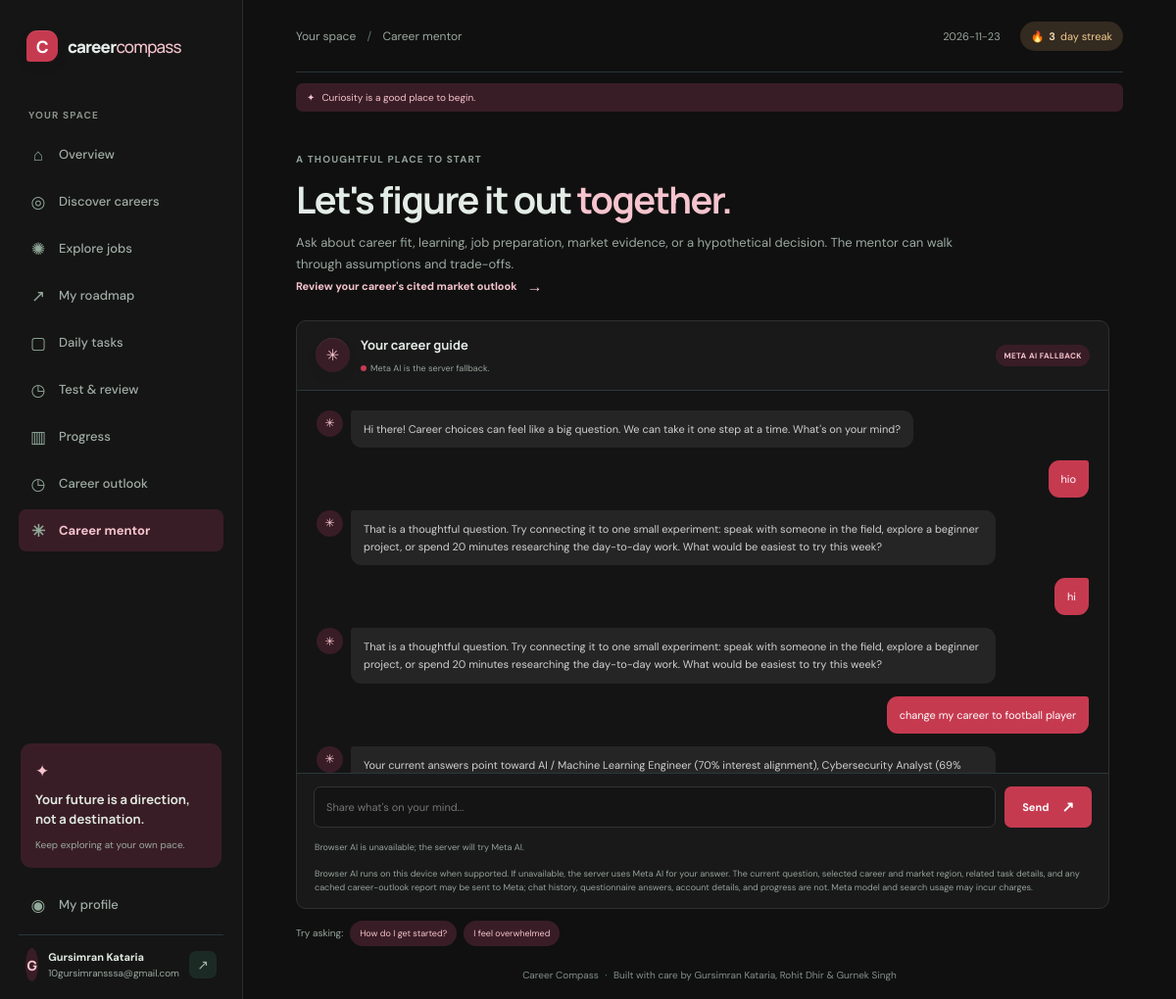
The page /mentor (signed in) on the database its author committed.
### tables this page shows
CREATE TABLE users (
            id INTEGER PRIMARY KEY AUTOINCREMENT,
            display_name TEXT NOT NULL,
            email TEXT NOT NULL UNIQUE COLLATE NOCASE,
            password_hash TEXT NOT NULL,
            theme TEXT NOT NULL DEFAULT 'dark' CHECK (theme IN ('dark', 'light')),
            created_at TEXT NOT NULL
        , accent_color TEXT NOT NULL DEFAULT 'green', market_country TEXT NOT NULL DEFAULT 'IN');

CREATE TABLE user_progress (
            user_id INTEGER PRIMARY KEY REFERENCES users(id) ON DELETE CASCADE,
            xp INTEGER NOT NULL DEFAULT 0,
            streak INTEGER NOT NULL DEFAULT 0,
            last_active TEXT,
            selected_career TEXT
        );

CREATE TABLE mentor_messages (
            id INTEGER PRIMARY KEY AUTOINCREMENT,
            user_id INTEGER NOT NULL REFERENCES users(id) ON DELETE CASCADE,
            role TEXT NOT NULL CHECK (role IN ('user', 'mentor')),
            message TEXT NOT NULL,
            sources TEXT NOT NULL DEFAULT '[]',
            intent TEXT,
            created_at TEXT NOT NULL
        );

### app.py (the view, shortened to what this page needs)
@app.route("/mentor", methods=["GET", "POST"])
@login_required
def mentor():
    database = get_db()
    user_id = session["user_id"]
    progress = current_progress() or {}
    has_career = bool(selected_career_id(progress))
    messages = database.execute(
        "SELECT role, message, sources, created_at FROM mentor_messages WHERE user_id = ? ORDER BY id DESC LIMIT 30",
        (user_id,),
    ).fetchall()
    messages = [
        {**dict(item), "sources": json.loads(item["sources"] or "[]")}
        for item in reversed(messages)
    ]
    career = career_by_id(selected_career_id(progress))
    task_context = None
    requested_task_id = request.args.get("task", "")[:100]
    prefilled_message = request.args.get("message", "")[:500]
    if task_context and not prefilled_message:
        prefilled_message = (
            f"Can you explain how to complete '{task_context['title']}'? "
            f"Here is the finish line: {task_context['deliverable']}"
        )
    user = current_user()
    browser_mentor_context = {
        "career": career["title"] if career else None,
        "career_category": career["category"] if career else None,
        "market_region": COUNTRIES.get(user["market_country"], "Global"),
        "task": (
            {
                "title": task_context["title"],
                "deliverable": task_context["deliverable"],
                "steps": task_context.get("steps", []),
            }
            if task_context
            else None
        ),
        "history": [
            {
                "role": "user" if item["role"] == "user" else "assistant",
                "content": item["message"],
            }
            for item in messages[-8:]
        ],
    }
    return render_template(
        "mentor.html",
        messages=messages,
        has_career=has_career,
        user=user,
        meta_api_available=bool(_model_api_key()),
        browser_mentor_context=browser_mentor_context,
        career=career,
        task_context=task_context,
        prefilled_message=prefilled_message,
        task_id=task_context["id"] if task_context else None,
    )

### app.py (called while the page is built)
def get_db():
    if "db" not in g:
        if CLOUDFLARE_WORKER:
            from cloudflare_d1 import D1Database
            environment = request.environ.get("workers.env")
            if environment is None:
                raise RuntimeError("The Cloudflare Worker environment is unavailable.")
            g.db = D1Database(environment.DB)
        else:
            g.db = sqlite3.connect(DATABASE)
            g.db.row_factory = sqlite3.Row
            g.db.execute("PRAGMA foreign_keys = ON")
    return g.db

def login_required(view):
    @wraps(view)
    def wrapped(*args, **kwargs):
        if not session.get("user_id"):
            flash("Sign in to save and view your career progress.", "info")
            return redirect(url_for("login"))
        user = get_db().execute(
            "SELECT id FROM users WHERE id = ?", (session["user_id"],)
        ).fetchone()
        if user is None:
            session.clear()
            return redirect(url_for("login"))
        return view(*args, **kwargs)
    return wrapped

def current_user():
    user_id = session.get("user_id")
    if not user_id:
        return None
    return get_db().execute("SELECT * FROM users WHERE id = ?", (user_id,)).fetchone()

def current_progress():
    user_id = session.get("user_id")
    if not user_id:
        return None
    return get_db().execute(
        "SELECT * FROM user_progress WHERE user_id = ?", (user_id,)
    ).fetchone()

def selected_career_id(progress):
    if progress is None:
        return None
    try:
        return progress["selected_career"]
    except (TypeError, KeyError):
        return None

def csrf_token():
    if "csrf_token" not in session:
        session["csrf_token"] = secrets.token_urlsafe(32)
    return session["csrf_token"]

def career_by_id(career_id):
    if isinstance(career_id, dict):
        career_id = career_id.get("id")
    if not career_id:
        return None
    return next((career for career in CAREERS if career["id"] == career_id), None)

def _worker_environment():
    if not CLOUDFLARE_WORKER:
        return None
    environment = request.environ.get("workers.env")
    if environment is None:
        raise RuntimeError("The Cloudflare Worker environment is unavailable.")
    return environment

def _model_api_key():
    return current_model_api_key(_worker_environment())

### templates/mentor.html (shortened to what this page needs)
{% extends "base.html" %}
{% block breadcrumb %}Career mentor{% endblock %}
{% block content %}
<section class="page-intro">
  <p class="eyebrow">A THOUGHTFUL PLACE TO START</p>
  <h1>Let's figure it out <span>together.</span></h1>
  <p class="muted">Ask about career fit, learning, job preparation, market evidence, or a hypothetical decision. The mentor can walk through assumptions and trade-offs.</p>
  {% if has_career %}<a class="text-link" href="{{ url_for('career_insights') }}">Review your career's cited market outlook <span>→</span></a>{% endif %}
</section>
<section class="panel mentor-panel">
  <div class="mentor-header">
    <span class="mentor-avatar">✳</span>
    <div>
      <h2>Your career guide</h2>
      <span class="mentor-status" id="mentor-provider-status" data-meta-available="{{ 'true' if meta_api_available else 'false' }}"><i></i><span id="mentor-provider-label"></span></span>
    </div>
    <span class="mentor-badge" id="mentor-provider-badge">CAREER MENTOR</span>
  </div>
  <div class="chat-window" aria-live="polite">
    <div class="chat-message mentor-message"><span class="chat-avatar">✳</span><div class="bubble"><p>Hi there! Career choices can feel like a big question. We can take it one step at a time. What's on your mind?</p></div></div>
    {% for item in messages %}
    <div class="chat-message {{ 'user-message' if item.role == 'user' else 'mentor-message' }}">
      {% if item.role == 'mentor' %}<span class="chat-avatar">✳</span>{% endif %}
      <div class="bubble">
        <p>{{ item.message }}</p>
      </div>
    </div>
    {% endfor %}
  </div>
  <form class="mentor-form" method="post">
    <input id="message" name="message" maxlength="500" value="{{ prefilled_message }}" placeholder="Share what's on your mind..." required>
    <button class="button button-dark" type="submit">Send <span>↗</span></button>
  </form>
  <p class="mentor-disclaimer" id="mentor-browser-status" role="status" aria-live="polite">Checking whether this browser can run its on-device AI.</p>
  {% if meta_api_available %}
  <p class="mentor-disclaimer">Browser AI runs on this device when supported. If unavailable, the server uses Meta AI for your answer. The current question, selected career and market region, related task details, and any cached career-outlook report may be sent to Meta; chat history, questionnaire answers, account details, and progress are not. Meta model and search usage may incur charges.</p>
  {% else %}
  <p class="mentor-disclaimer">Browser AI runs on this device when supported; the first use may download a model. If it is unavailable, this server uses its private built-in career guide. Browser AI availability varies by browser and device.</p>
  {% endif %}
</section>
<div class="prompt-row">
  <span>Try asking:</span>
  <a href="{{ url_for('mentor') }}" onclick="document.getElementById('message').value='How do I get started building a new skill?';document.getElementById('message').focus();return false;">How do I get started?</a>
  <a href="{{ url_for('mentor') }}" onclick="document.getElementById('message').value='I feel overwhelmed about choosing a career';document.getElementById('message').focus();return false;">I feel overwhelmed</a>
</div>
{% endblock %}

### templates/base.html (shortened to what this page needs)
<!doctype html>
<html lang="en">
<head>
  {% set user = current_user() %}
  {% set ui_theme = user.theme if user else browser_theme %}
  {% set ui_accent = user.accent_color if user and user.accent_color in accent_palettes else browser_accent_color %}
  {% set palette = accent_palettes[ui_accent] %}
  <link rel="stylesheet" href="{{ url_for('static', filename='style.css') }}">
</head>
<body class="theme-{{ ui_theme }} accent-{{ ui_accent }}" data-accent="{{ ui_accent }}" style="--accent: {{ palette.accent }}; --accent-deep: {{ palette.deep }}; --accent-soft: {{ palette.soft }}; --accent-glow: {{ palette.glow }}; --accent-on: {{ palette.on_accent }}; --accent-on-dark: {{ palette.on_accent_dark }};">
  <div class="app-shell">
    {% if user %}
    <aside class="sidebar">
      <a class="brand" href="{{ url_for('home') }}"><span class="brand-mark">C</span><span>career<span class="brand-light">compass</span></span></a>
      <p class="nav-label">YOUR SPACE</p>
      <nav class="main-nav" aria-label="Main navigation">
        <a class="nav-link {% if request.endpoint == 'home' %}active{% endif %}" href="{{ url_for('home') }}"><span class="nav-icon">⌂</span>Overview</a>
        <a class="nav-link {% if request.endpoint in ['assessment', 'results'] %}active{% endif %}" href="{{ url_for('assessment') }}"><span class="nav-icon">◎</span>Discover careers</a>
        <a class="nav-link {% if request.endpoint == 'careers' %}active{% endif %}" href="{{ url_for('careers') }}"><span class="nav-icon">✺</span>Explore jobs</a>
        <a class="nav-link {% if request.endpoint == 'roadmap' %}active{% endif %}" href="{{ url_for('roadmap') }}"><span class="nav-icon">↗</span>My roadmap</a>
        <a class="nav-link {% if request.endpoint == 'tasks' %}active{% endif %}" href="{{ url_for('tasks') }}"><span class="nav-icon">▢</span>Daily tasks</a>
        <a class="nav-link " href="{{ url_for('learning_tests') }}"><span class="nav-icon">◷</span>Test & review</a>
        <a class="nav-link {% if request.endpoint == 'progress_page' %}active{% endif %}" href="{{ url_for('progress_page') }}"><span class="nav-icon">▥</span>Progress</a>
        <a class="nav-link {% if request.endpoint == 'career_insights' %}active{% endif %}" href="{{ url_for('career_insights') }}"><span class="nav-icon">◷</span>Career outlook</a>
        <a class="nav-link {% if request.endpoint == 'mentor' %}active{% endif %}" href="{{ url_for('mentor') }}"><span class="nav-icon">✳</span>Career mentor</a>
      </nav>
      <div class="sidebar-bottom">
        <div class="sidebar-note"><span class="note-spark">✦</span><p>Your future is a direction, not a destination.</p><span class="note-caption">Keep exploring at your own pace.</span></div>
        <a class="nav-link {% if request.endpoint == 'profile' %}active{% endif %}" href="{{ url_for('profile') }}"><span class="nav-icon">◉</span>My profile</a>
        <div class="user-chip"><span class="avatar">{{ user.display_name[:1]|upper }}</span><span><strong>{{ user.display_name }}</strong><small>{{ user.email }}</small></span><form method="post" action="{{ url_for('logout') }}"><input type="hidden" name="csrf_token" value="{{ csrf_token() }}"><button class="signout-button" type="submit" aria-label="Sign out">↗</button></form></div>
      </div>
    </aside>
    {% endif %}
    <main class="main-content {% if not user %}auth-main{% endif %}">
      {% if user %}
      <header class="topbar"><span class="breadcrumb">Your space <span>/</span> {% block breadcrumb %}Overview{% endblock %}</span><div class="topbar-right"><span class="topbar-date">{{ today }}</span><a class="streak-pill" href="{{ url_for('profile') }}">🔥 <strong>{{ current_progress().streak }}</strong> day streak</a></div></header>
      <p class="motivation-quote"><span>✦</span> {{ motivation_quote }}</p>
      {% else %}
      <header class="auth-topbar"><a class="brand" href="{{ url_for('login') }}"><span class="brand-mark">C</span><span>career<span class="brand-light">compass</span></span></a><span>Find a direction that feels like yours.</span></header>
      {% endif %}
      {% block content %}{% endblock %}
      {% if user %}<footer class="footer">Career Compass <span>·</span> Built with care by Gursimran Kataria, Rohit Dhir &amp; Gurnek Singh</footer>{% else %}<footer class="footer">Career Compass <span>·</span> A project by Gursimran Kataria, Rohit Dhir &amp; Gurnek Singh</footer>{% endif %}
    </main>
  </div>
</body>
</html>

### rows shown on the page
users: display_name "G", display_name "Gursimran Kataria", email "10gursimransssa@gmail.com"
user_progress: streak "3"
mentor_messages: message "hio"
mentor_messages: message "That is a thoughtful question. Try connecting it to one small experiment: speak with someone in the field, explore a beginner project, or spend 20 minutes researching the day-to-day work. What would be easiest to try this week?"
mentor_messages: message "hi"
mentor_messages: message "That is a thoughtful question. Try connecting it to one small experiment: speak with someone in the field, explore a beginner project, or spend 20 minutes researching the day-to-day work. What would be easiest to try this week?"
mentor_messages: message "change my career to football player"
mentor_messages: message "Your current answers point toward AI / Machine Learning Engineer (70% interest alignment), Cybersecurity Analyst (69%…"

### other values the page prints
{{ motivation_quote }} "Curiosity is a good place to begin."
